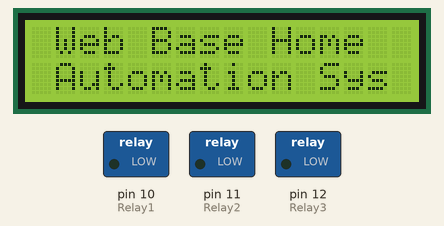
This sketch was run on a simulated Arduino Uno, built with avr-gcc and run on an emulated ATmega328P. Shown: 16×2 character LCD, switched loads named in the sketch (green lamp = pin HIGH). The modem accepts every AT command (registered, SIM ready, sends succeed) and sends nothing else; what the sketch prints to the serial monitor is not drawn.

Above: at 0.1 s.
At 3.1 s:
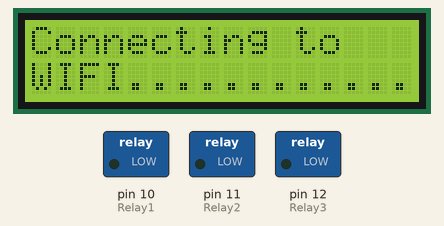
At 4.2 s:
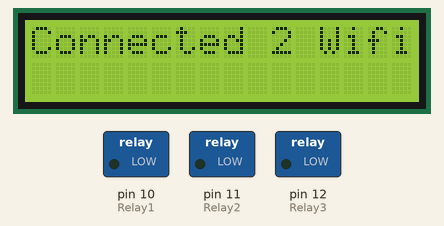

The sketch:

Home_Automation_IoT.ino
```cpp
/*web page to control: http://18.218.109.88/anurag/home/DeviceControl.html */
/*-----( Calling of Header File)-----*/
#include<AltSoftSerial.h>
#include <LiquidCrystal.h>

#define IP "185.151.28.142"   //Server IP


#define Relay1 10
#define Relay2 11
#define Relay3 12

String SSID_Name = "belkin.18f";
String SSID_PSWD = "ERF1234_0001";

String Response,cmp="";
String DATA;
String MSG = "", CMD;
bool Data_Rx = false, Change = false;
unsigned long Ptime_Post = 0, Ptime_get = 0;
char Receive_Channel;

AltSoftSerial ESP_Serial(8,9);
LiquidCrystal lcd(A0,A1,A2,A3,A4,A5);

void setup()
{
  Serial.begin(9600);
  ESP_Serial.begin(9600);
  pinMode(Relay1, OUTPUT);
  pinMode(Relay2, OUTPUT);
  pinMode(Relay3, OUTPUT);
  lcd.begin(16, 2);
  lcd.print(F(" Web Base Home  "));
  lcd.setCursor(0, 1);
  lcd.print(F(" Automation Sys "));
  delay(3000);
  lcd.clear();
  lcd.setCursor(0,0);
  lcd.print(F("Connecting to   "));
  lcd.setCursor(0,1);
  lcd.print(F("WIFI............"));
  delay(1000);
  ESP_Setup();
  lcd.clear();
  Ptime_Post = Ptime_get = millis();
}

void loop()
{
  if (cmp.length() > 1)
  {
    Serial.println("Hello world");
    if (cmp=="on1")
    {
      Serial.println(F("Relay1 On"));
      digitalWrite(Relay1, HIGH);
      lcd.setCursor(0,0);
      lcd.print(F("Relay1 On      "));
    }
     if (cmp=="off1")
    {
      Serial.println(F("Relay1 Off"));
      digitalWrite(Relay1, LOW);
      lcd.setCursor(0,0);
      lcd.print(F("Relay1 OFF     "));
    }

    if (cmp=="on2")
    {
      Serial.println(F("Relay2 On"));
      digitalWrite(Relay2, HIGH);
      lcd.setCursor(0,0);
      lcd.print(F("Relay2 On      "));
    }
    if (cmp=="off2")
    {
      Serial.println(F("Relay2 Off"));
      digitalWrite(Relay2, LOW);
      lcd.setCursor(0,0);
      lcd.print(F("Relay2 OFF      "));
    }
    if (cmp=="on3")
    {
      Serial.println(F("Relay3 ON"));
      digitalWrite(Relay3, HIGH);
      lcd.setCursor(0,0);
      lcd.print(F("Relay3 ON     "));
    }
    if (cmp=="off3")
    {
      Serial.println(F("Reay3 OFF"));
      digitalWrite(Relay3, LOW);
      lcd.setCursor(0,0);
      lcd.print(F("Relay3 Off     "));
    }

    CMD = "";
    cmp="";
  }

  if (millis()-Ptime_get >= 3000)
  {
    get_server();
    Ptime_get = millis();
  }
}

/*
      This function set the ESP8266 Mode 3 And on Server
*/
void ESP_Setup()
{
  ESP_Serial.println(F("AT+CWMODE=3"));
  if (ESP_Receive("OK", 2000))
    Serial.println(F("Mode Set"));
  ESP_Serial.println(F("ATE0"));
  if (ESP_Receive("OK", 2000))
    Serial.println(F("Echo Stop"));

  ESP_Serial.println(F("AT+CIPMUX=1"));
  if (ESP_Receive("OK", 2000))
    Serial.println(F("CIP MUX SET"));
    G1:
  ESP_Serial.print(F("AT+CWJAP=\""));
  ESP_Serial.print(SSID_Name);
  ESP_Serial.print(F("\",\""));
  ESP_Serial.print(SSID_PSWD);
  ESP_Serial.println("\"");
  if (ESP_Receive("OK", 7000))
  {
    Serial.println(F("Connected to Wifi"));
    lcd.clear();
    lcd.print(F("Connected 2 Wifi"));
    delay(2500);
    lcd.clear();
  }
  else
  {
    Serial.println(F("Wifi not Connect"));
    Serial.println(F("Going to loop"));
    goto G1;
  }
  ESP_Serial.println(F("AT+CIPSERVER=1,80"));
  if (ESP_Receive("OK", 4000))
    Serial.println(F("Server Started"));
  ESP_Serial.println(F("AT+CIPMUX=1"));
  if (ESP_Receive("OK", 2000))
    Serial.println(F("CIP MUX SET"));
}

/*
   This function Received the data from ESP_Module
   In this Function we can pass the Argument to cross check starswith
   If argument satisfied with startwith then it return 1 and store the string in "MSG"
*/
bool ESP_Receive(String Argument, int time_delay)
{
  unsigned long Rx_Time = millis();
  String Rx_MSG;
  while (millis() - Rx_Time < time_delay)   // it working fine with delay 520 milisec
  {
    if (ESP_Serial.available())
    {
      char Byte = ESP_Serial.read();
      Rx_MSG += Byte;
      if (Byte == '\n')
      {
        if (Rx_MSG.startsWith(F("check")))
        {
          Response += Rx_MSG;
        }
        else if (Rx_MSG.startsWith(Argument))
        {
          Response = Rx_MSG;
          if(Argument == "Content-Type")
          {
            Byte ='\0'; Rx_MSG = "";
          Rx_Time = millis();
          while(millis()- Rx_Time < 1000)
          {
            if (ESP_Serial.available())
            {
               Byte = ESP_Serial.read();
               Rx_MSG += Byte;
            }
          }
          Serial.println("Msg is:");
          Serial.println(Rx_MSG);
          unsigned char Count=0;
          for(int i=0; Rx_MSG[i] !='\0'; i++)
          {
            if(Rx_MSG[i]=='\n')
            {
              Count++;
              Serial.println(i);
            }
          }
          CMD = Rx_MSG.substring(2,MSG.indexOf(","));
          int a=CMD.length();
          CMD=CMD.substring(0,a-10);
         Serial.println(CMD);
         cmp=CMD.substring(CMD.indexOf("o"),a);
         Serial.print("Cmp is:");
         Serial.println(cmp);
          return 1;
          }
          if (Argument == "<html>")
          {
            Serial.println(Rx_MSG);
            Get_Control_CMD(Rx_MSG);
          }
          else if (Argument == "+IPD")
          {
            get_data(Rx_MSG);
          }
          return 1;
        }

        else
          Rx_MSG = "";
      } Rx_Time = millis();
    }
  }
  return 0;
}

/*
   This Below function will get the Control Comand from the Received String
   This function we will call once we get return 1 from ESP_Receive()
*/

bool Get_Control_CMD(String MSG)
{
  //  String CMD_Byte;
  CMD = "";
  CMD = MSG.substring((MSG.indexOf("<html>") + 6), MSG.indexOf("</html>"));
   // Serial.println(MSG);
   // Serial.print(F("Command is: ")); Serial.println(CMD);
  MSG = "";
}

boolean get_data(String MSG)
{
  CMD = "";
  Receive_Channel = MSG[5];
  CMD = MSG.substring(9, MSG.indexOf("\r\n"));
  Serial.print(F("Command is: ")); Serial.println(CMD);
  MSG = "";
}

/*
   This Function we used to send the response to user
*/


void get_server()
{
  String POST = "GET /test/status.txt HTTP/1.0\r\nHost: smartsocket-org.stackstaging.com\r\nAccept: */*\r\nContent-Type: application/x-www-form-urlrncoded\r\n\r\n\r\n";
  ESP_Serial.println(F("AT+CIPSTART=2,\"TCP\",\"185.151.28.142\",80"));
  if (ESP_Receive("OK", 2000));
  Serial.println("OK");
  ESP_Serial.print(F("AT+CIPSEND=2,"));
  ESP_Serial.println(POST.length());
  Serial.println(POST.length());
  if (ESP_Receive("OK", 200));
  {
    delay(200);                //with 250 milisec delay its working fine
    Serial.println("OK");
    ESP_Serial.print(POST);
    Serial.print(POST);
//    if (ESP_Receive("+IPD", 1000));
    if (ESP_Receive("Content-Type", 1000));
//    Serial.println(Response);
//    Response="";
  }
}
```

Measured:
- what the display in image 1 shows lasts 1.1 s, from 3.1 s to 4.2 s
- what the display in image 2 shows lasts 2.5 s, from 4.2 s to 6.7 s
